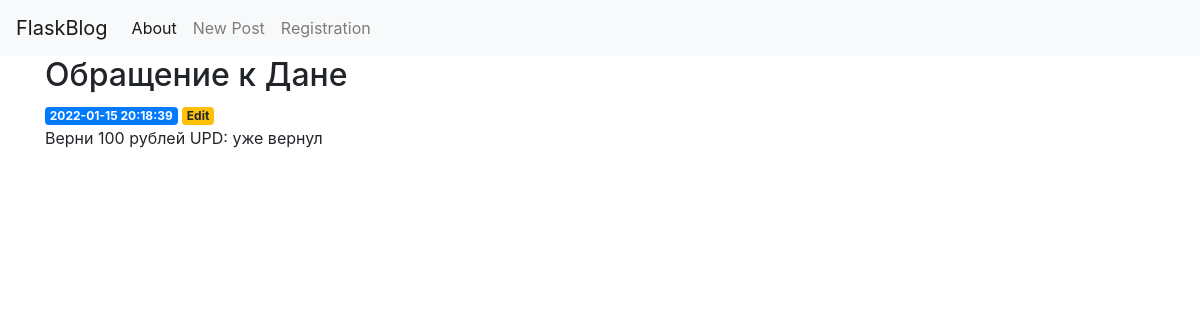
Page /3 on the committed database.
### app/models.py (models this page shows)
class Post(db.Model):
    __tablename__ = 'posts'
    id = db.Column(db.Integer(), primary_key=True)
    created = db.Column(db.DateTime(), default= datetime.utcnow())
    title= db.Column(db.Text(), nullable=False)
    content = db.Column(db.Text(), nullable=False)

### app/views.py (the view)
@app.route('/<int:post_id>')
def post(post_id):
    post = get_post(post_id)
    return render_template('post.html', post=post)

### app/alchemy_repositories.py (called while the page is built)
def get_post(post_id):
    return Post.query.get(post_id)

### app/templates/post.html
{% extends 'base.html' %}
{% block content %}
    <h2>{% block title %} {{ post['title'] }} {% endblock %}</h2>
    <span class="badge badge-primary">{{ post['created'] }}</span>
    <a href="{{ url_for('edit', id=post['id']) }}">
        <span class="badge badge-warning">Edit</span>
    </a>
    <p>{{ post['content'] }}</p>
{% endblock %}

### rows in the picture
Post: title "Обращение к Дане", created "2022-01-15 20:18:39", content "Верни 100 рублей UPD: уже вернул"
